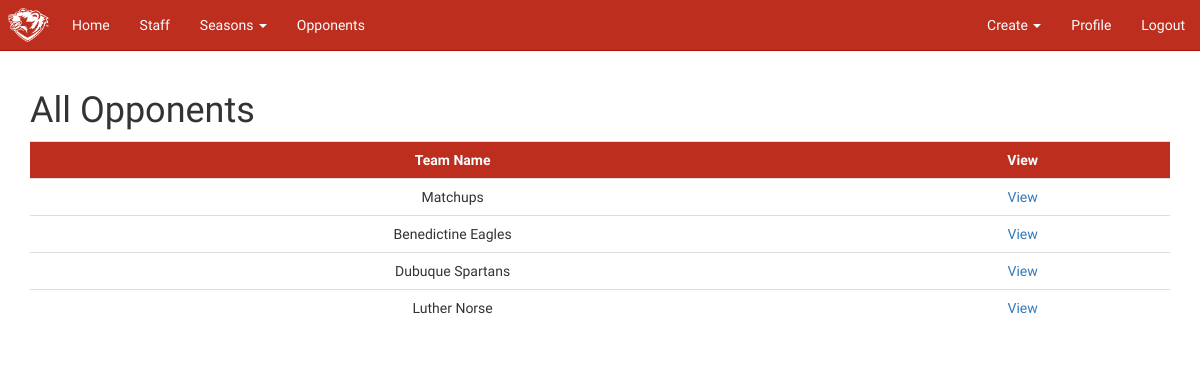
/all_opponents (signed in), run on an earlier commit of the app's database.
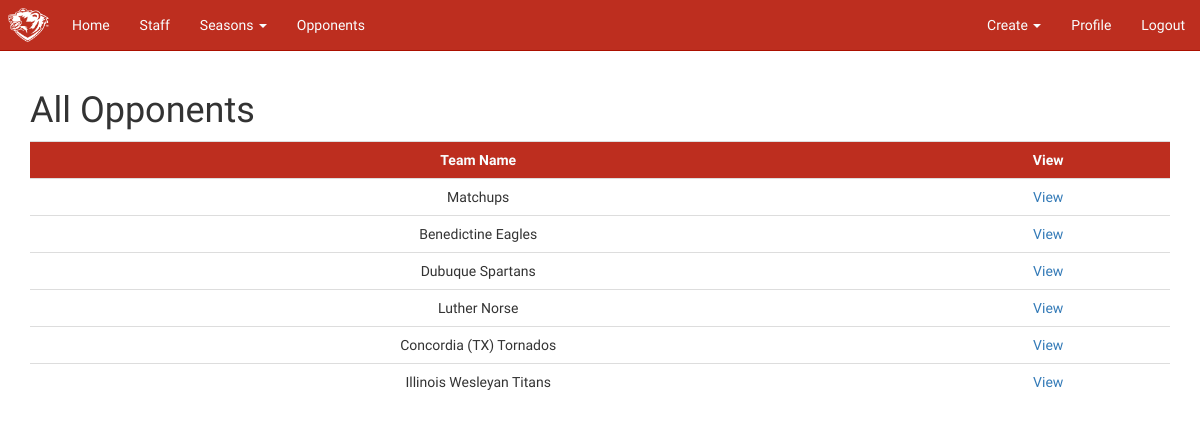
And on a later commit of the database.
### app/models.py (models this page shows)
class Opponent(db.Model):
    id = db.Column(db.Integer, primary_key=True)
    name = db.Column(db.String(64), index=True)
    outings = db.relationship('Outing', backref='opponent', lazy='dynamic')
    batters = db.relationship('Batter', backref='opponent', lazy='dynamic')
    def __repr__(self):
        return self.name

### app/routes.py (the view)
@app.route('/all_opponents', methods=['GET', 'POST'])
@login_required
def all_opponents():
    opponents = Opponent.query.all()
    return render_template('opponent/all_opponents.html',
                           title="All Opponents",
                           opponents=opponents)

### app/models.py (called while the page is built)
@login.user_loader
def load_user(id):
    return User.query.get(int(id))

### app/templates/opponent/all_opponents.html
{% extends "base.html" %}
{% block styles %}
    {{ super() }}
{% endblock %}
{% block app_content %}
    <div class="main">
        <h1>
            All Opponents
        </h1>
        <table class="table sortable_table">
            <tr class="table-headers">
                <th>Team Name</th>
                <th>View</th>
            </tr>
            {% for o in opponents %}
                <tr>
                    <td>{{ o }}</td>
                    <td><a href="{{ url_for('opponent', id=o.id) }}">View</a></td>
                </tr>
            {% endfor %}
        </table>
    </div>
{% endblock %}

### app/templates/base.html (shortened to what this page needs)
{% extends 'bootstrap/base.html' %}
{% block styles %}
    {{ super() }}
    <link rel="stylesheet" type="text/css" href="{{ url_for('static', filename='css/base.css') }}">
{% endblock %}
{% block navbar %}
<nav class="navbar navbar-default navbar-fixed-top">
    <div class="container-fluid">
      <div class="navbar-header">
        <a class='navbar-brand' href="{{ url_for('index') }}">
            <img alt='Brand' src="{{ url_for('static', filename='images/Bear_Head.png') }}">
        </a>
      </div>
      <div class="collapse navbar-collapse" id="bs-example-navbar-collapse-1">
        <ul class="nav navbar-nav">
          <li><a href="{{ url_for('index') }}">Home</a></li>
          <li><a href="{{ url_for('staff') }}">Staff</a></li>
          <li class="dropdown">
            <a href="#" class="dropdown-toggle" data-toggle="dropdown" role="button" aria-haspopup="true" aria-expanded="false">Seasons <span class="caret"></span></a>
          </li>
          <li><a href="{{ url_for('all_opponents') }}">Opponents</a></li>
        </ul>
        <ul class="nav navbar-nav navbar-right">
          {% if current_user.is_anonymous %}
          <li><a href="{{ url_for('login') }}">Sign In</a></li>
          {% else %}
          {% if current_user.admin %}
          <li class="dropdown">
            <a href="#" class="dropdown-toggle" data-toggle="dropdown" role="button" aria-haspopup="true" aria-expanded="false">Create <span class="caret"></span></a>
          </li>
          {% endif %}
          <li><a href="{{ url_for('user', id=current_user.id) }}">Profile</a></li>
          <li><a href="{{ url_for('logout') }}">Logout</a></li>
          {% endif %}
        </ul>
      </div>
    </div>
  </nav>
{% endblock %}
{% block content %}
    <div class="container">
        {% block app_content %}{% endblock %}
    </div><br><br><br><br><br><br><br><br>
{% endblock %}

### app/static/css/base.css (style rules this page uses)
.navbar-default { background-color: #bd2e1f; border-color: #ab1000; font-family: 'Exo', sans-serif; font-weight: 500; position: sticky; }
.navbar-default .navbar-brand { color: #f9feff; padding: 8px; }
.navbar-default .navbar-nav > li > a { color: #f9feff; }
.navbar-default .navbar-collapse, .navbar-default .navbar-form { border-color: #f9feff; }
.navbar-brand img { max-height: 100%; width: auto; }
.container { background-color: white; }
th, td { text-align: center; }
.table-headers { background-color: #bd2e1f; color: #f9feff; }
.main { font-family: 'Exo', sans-serif; font-weight: 500; }

What changed in the data, as far as the page shows it:
added Opponent: name "Concordia (TX) Tornados"
added Opponent: name "Illinois Wesleyan Titans"
